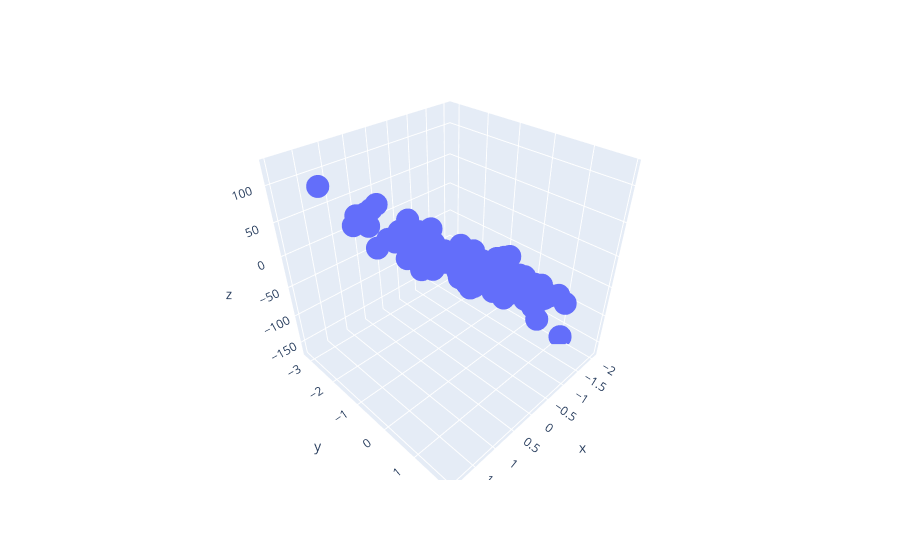

Notebook source saved alongside this figure:
### Code cell
import plotly.express as px
fig = px.scatter_3d(x=x1.ravel(),y=x2.ravel(),z=y.ravel())
fig.show()
